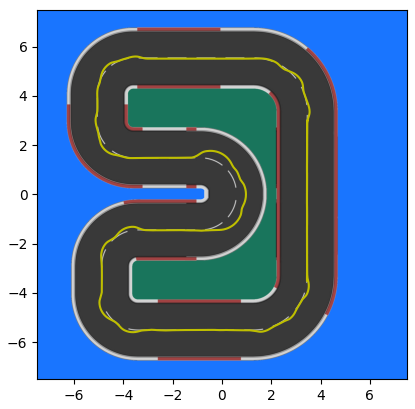
#> input picture Codigos Prontos/Questao 10/Q10_Circuito.png, 415 x 409 px; its folder holds only this picture in this run
$ python -i Q7.py   (imports and definitions only)
#> lines starting #> are read from the running program, lines starting #| are printed output that depends on the picture; after the words box and inside, x2 and y2 are one past the last pixel; in counts of white or black regions, pixels touching at a corner belong together
### class_car.py
# -*- coding: utf-8 -*-
# Disciplina: Tópicos em Engenharia de Controle e Automação IV (ENG075):
# Fundamentos de Veículos Autônomos - 2023/2
# Professores: Armando Alves Neto e Leonardo A. Mozelli
# Cursos: Engenharia de Controle e Automação
# DELT – Escola de Engenharia
# Universidade Federal de Minas Gerais
########################################

import sys
sys.path.append("coppelia/")
sys.path.append("coppeliasim_zmqremoteapi/")

import sim
from coppeliasim_zmqremoteapi_client import *
import numpy as np
import time

########################################
# GLOBAIS
########################################
# parametros do carro
CAR = {
		'VELMAX'	: 5.0,				# m/s
		'ACCELMAX'	: 0.25, 			# m/s^2
		'STEERMAX'	: np.deg2rad(20.0),	# deg
	}

# parametro de filtragem
ALFA = 0.3

# communication port
PORT = 19997

########################################
# Carrinho
########################################
class CarCoppelia:
	########################################
	# construtor
	def __init__(self, mode = 'zmq'): # mode = legacy or zmq

		# modo de comunicacao
#> further down, picture is the input picture: shape (409, 415, 3); mean B, G, R 162.7, 123.2, 88
		self.mode = mode

		# tempo
		self.t = 0.0

		# velocidade de comando
		self.vref = 0.0

		# comando de aceleracao
		self.u = 0.0

		# tempo de amostragem
		self.dt = 0.0

		# inicia conexao
		self.initCoppeliaSim()

	########################################
	# inicializa interacao com o Coppelia -- Connect to CoppeliaSim
	def initCoppeliaSim(self):

		#-----------------------------------
		if self.mode == 'legacy':
			# o primeiro cria o cliente
			sim.simxFinish(-1) # just in case, close all opened connections
			self.clientID = sim.simxStart('127.0.0.1', PORT, True, True, 5000, 10)
			if self.clientID == -1:
				print ('Failed connecting to remote API server')

			# car
			err, self.robot = sim.simxGetObjectHandle(self.clientID, 'Car', sim.simx_opmode_oneshot_wait)
			if err != sim.simx_return_ok:
				print ('Remote API function call returned with error code (robot): ', err)

			# motors
			err, self.motorL = sim.simxGetObjectHandle(self.clientID, 'joint_motor_L', sim.simx_opmode_oneshot_wait)
			if err != sim.simx_return_ok:
				print ('Remote API function call returned with error code (motorL): ', err)

			err, self.motorR = sim.simxGetObjectHandle(self.clientID, 'joint_motor_R', sim.simx_opmode_oneshot_wait)
			if err != sim.simx_return_ok:
				print ('Remote API function call returned with error code (motorR): ', err)

			# camera
			err, self.cam = sim.simxGetObjectHandle(self.clientID, "Vision_sensor", sim.simx_opmode_oneshot_wait)
			if err != sim.simx_return_ok:
				print ('Remote API function call returned with error code: ', err)

		#-----------------------------------
		if self.mode == 'zmq':

			# Cria o cliente
			self.client = RemoteAPIClient()
			self.sim = self.client.getObject('sim')
			self.sim.stopSimulation()

			# car
			self.robot = self.sim.getObject('/Car')
			if self.robot == -1:
				print ('Remote API function call returned with error code (robot): ', -1)

			# motors
			self.motorL = self.sim.getObject('/joint_motor_L')
			if self.motorL == -1:
				print ('Remote API function call returned with error code (motorL): ', -1)

			self.motorR = self.sim.getObject('/joint_motor_R')
			if self.motorR == -1:
				print ('Remote API function call returned with error code (motorR): ', -1)

			# camera
			self.cam = self.sim.getObject('/Vision_sensor')
			if self.cam == -1:
				print ('Remote API function call returned with error code: ', -1)

		print('Car ok!')

	########################################
	# get states
	# [312 lines left out: functions getStates, startMission, stopMission, step, saveTraj, getTime and 8 more, not called in this run]

	########################################
	# termina a classe
	def __del__(self):

		time.sleep(.5)

		# fecha simulador
		#-----------------------------------
		if self.mode == 'legacy':
			sim.simxStopSimulation(self.clientID, sim.simx_opmode_oneshot_wait)
			sim.simxFinish(-1)

		#-----------------------------------
		if self.mode == 'zmq':
			self.sim.stopSimulation()

		print ('Programa terminado!')

	########################################
	# termina a classe
	def __exit__(self):
		self.stopMission()
		self.__del__()

### Codigos Prontos/Questao 7/Q7.py
# -*- coding: utf-8 -*-
# Disciplina: Tópicos em Engenharia de Controle e Automação IV (ENG075):
# Fundamentos de Veículos Autônomos - 2023/2
# Professores: Armando Alves Neto e Leonardo A. Mozelli
# Cursos: Engenharia de Controle e Automação
# DELT – Escola de Engenharia
# Universidade Federal de Minas Gerais
########################################
import sys
sys.path.append("../../")
sys.path.append("../../coppelia/")
sys.path.append("../../coppeliasim_zmqremoteapi/")

import class_car as cp
import numpy as np
import cv2
import time
import matplotlib.pyplot as plt
from matplotlib.backends.backend_qtagg import FigureCanvasQTAgg as FigureCanvas

########################################
# cria comunicação com o carrinho
# [1 line that did not run here, left out]
# [8 lines not run here, left out]

x= []
y = []
time = []

theta = 0
rho = 200
def getDashedLine(image):
	# Obtem a linha tracejada e retorna os valores de x1 e rho(Inclinacao)
	global theta,rho
	img = image.copy()


	kernel1 = np.ones((1,1),np.uint8)


	imgGray=cv2.cvtColor(img,cv2.COLOR_BGR2GRAY)
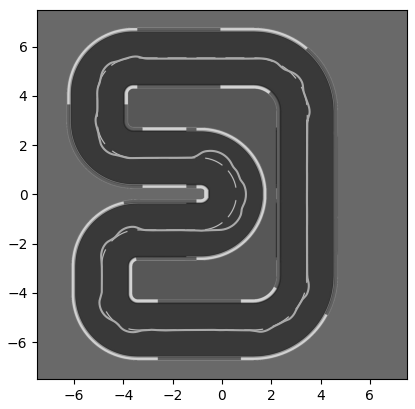
#> imgGray: shape (409, 415); min 0, max 255, mean 117.1
	# cv2.imshow("imgGray", imgGray)
	imgBW=cv2.threshold(imgGray, 160, 255, cv2.THRESH_BINARY_INV)[1]
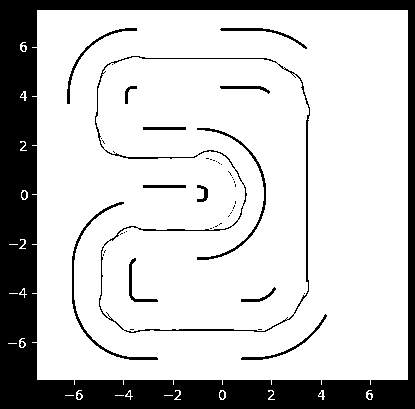
#> imgBW: shape (409, 415); 78.5% white; 52 black regions (36 under 20 px), largest, box (x1, y1, x2, y2) and area: (0, 0, 415, 409) 31789, (95, 56, 310, 333) 1682, (72, 202, 158, 360) 603


	img1=cv2.dilate(imgBW, kernel1, iterations=2)
	img1= cv2.bitwise_not(img1)
	# cv2.imshow("img1", img1)


	contours,_ = cv2.findContours(img1,cv2.RETR_EXTERNAL,cv2.CHAIN_APPROX_SIMPLE)
#> contours = [[[0, 0], [0, 408], [414, 408], [414, 0]]]

	# largest_contours = sorted(contours, key=cv2.contourArea)
	# Filtra os contornos por área
	selected_contours = []
	for contour in contours:
		area = cv2.contourArea(contour)
		# print(area)
		if area < 600:
			selected_contours.append(contour)
#> this loop made 1 pass
#> (contour, area) on pass 1: ([[0, 0], [0, 408], [414, 408], [414, 0]], 168912)
#> after the loop, selected_contours = []

	# Desenha os contornos em uma imagem nova com fundo preto apenas para detectar as linhas do contorno obtidas
	mask = np.zeros(img.shape, np.uint8)
	cv2.drawContours(mask, selected_contours, -1, (255,255,255,255), -1)
#> mask: shape (409, 415, 3); every value is 0


	# calcula Hough Line Transform
	edges = cv2.Canny(mask, 50, 155)
#> edges: shape (409, 415); every value is 0
	lines = cv2.HoughLines(edges, 1, np.pi/180, threshold=40, min_theta=np.radians(-60), max_theta=np.radians(60))  # Adjust threshold as needed
#> lines = None

	# desenha linhas e calcula a media delas
	linhas = []
	if lines is not None:
		for rho, theta in lines[:, 0]:
			if theta > np.pi/2:
				continue
			linhas.append( (theta,rho) )

		# Faz a media de theta e rho obtidos
		theta = sum([x[0] for x in linhas])/len(linhas)
		rho = sum([x[1] for x in linhas])/len(linhas)


	#Theta corresponde ao psi e o rho corresponde ao x
	a = np.cos(theta)
	b = np.sin(theta)
	x0 = a * rho
	y0 = b * rho
	x1 = int(x0 + 1000 * (-b))
	y1 = int(y0 + 1000 * (a))
	x2 = int(x0 - 1000 * (-b))
	y2 = int(y0 - 1000 * (a))
	cv2.line(image, (x1, y1), (x2, y2), (255, 0, 0), 2)  # Desenha a curva do carro


	# Desenha a linha central do modelo
	x1_car = int(image.shape[1]/2)
#> x1_car = 207
	y1_car = int(0)
	x2_car = int(image.shape[1]/2)
#> x2_car = 207
	y2_car = int(image.shape[0])
#> y2_car = 409
	cv2.line(image, (x1_car, y1_car), (x2_car, y2_car), (0, 255, 0), 2)  # Draw lines in red
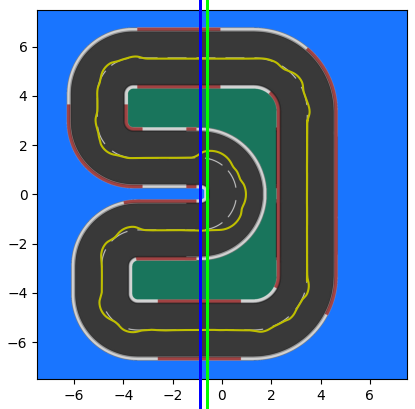
#> image: shape (409, 415, 3); mean B, G, R 163, 123.6, 86.9
	return theta,x1


def ControleLateral(car_x,line_x,line_psi,car_psi):
	k = 0.3 #ganho
	ke = 0.001 # Multiplicador do erro
	delta_max = np.deg2rad(20.0) #máximo de guinada

	# cálculo do erro e psi no caso da reta
	erro = ke*(line_x-car_x) # menos a posição x do carro
	psierro = -(line_psi)
	# print(f'erro:{round(erro,5)} / psierro: {round(psierro,2)}')

	#Controle Stanley
	acao_guinada = psierro + np.arctan(( k * erro) / car.v)
	if np.abs(acao_guinada) < delta_max:
	    delta = acao_guinada
	else:
		if acao_guinada >= delta_max:#saturou positivamente
			delta = delta_max
		else: # saturou negativamente acao_guinada <= -delta_max:
			delta = -delta_max

	return delta


# [36 lines not run here, left out]

# Salva os dados em um formato csv
import pandas as pd
df = pd.DataFrame({'ts'    : time,
					'x'   : x,
					'y'   : y})
# [1 line not run here, left out]

>>> import cv2
>>> picture = cv2.imread('../Questao 10/Q10_Circuito.png')
>>> result = getDashedLine(picture)
#> result = (0, 200)
